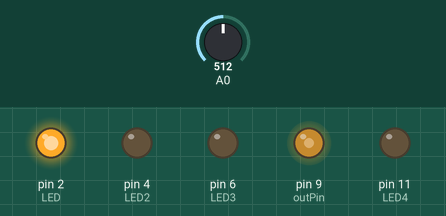
A sketch run on a simulated Arduino Uno, built with avr-gcc and run on an emulated ATmega328P. Parts: output pins drawn as LEDs (lit = HIGH). Inputs (shaded band) come from the test bench; at power-on: A0 = 512. What the sketch prints to the serial monitor is not drawn.

Above: at 1.2 s.
1.3 s: A0 set to 282
2.8 s: A0 set to 263
At 3.3 s:
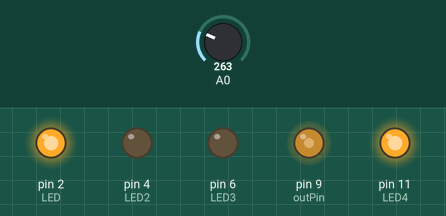
4.3 s: A0 set to 237
5.8 s: A0 set to 206
At 6.8 s:
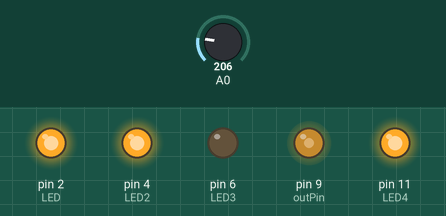
7.3 s: A0 set to 104
8.8 s: A0 set to 91
At 10.2 s:
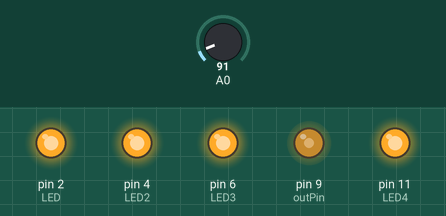
Timing chart, 0 to 11.3 s (numbered marks = the images above; inputs shaded):
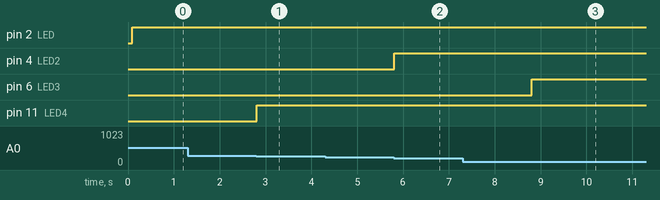

Measured:
- the behaviour switches between 275 and 274 on A0 (found by bisection; images 0 and 1)
- the behaviour switches between 225 and 224 on A0 (found by bisection; images 1 and 2)
- the behaviour switches between 100 and 99 on A0 (found by bisection; images 2 and 3)
- after the input at 2.8 s, pin 11 (LED4): LOW → HIGH at once
- after the input at 5.8 s, pin 4 (LED2): LOW → HIGH at once
- after the input at 8.8 s, pin 6 (LED3): LOW → HIGH at once

The sketch:

PWM_Freq4.ino
```cpp
//****************************************************************************************
// PWM Square Wave Generator
// VLO 2013-2014
//****************************************************************************************
  int test = 0; //Ici, on initialise la condition test que l'on va utiliser pour allumer la LED au cours du premier test.
  int test2 = 0; //Ici, c'est le second test (2 doigts).
  int test3 = 0; //Le troisième test (main complète).
  int test4 = 0;


const int outPin = 9; // output pin
const float maxFreq = 16000000; //max freq supported by Arduino (16MHz)
const int LED=2; //On définit la broche sur laquelle est branchée la première LED (ici la verte).
const int LED2=4; // Ici, c'est la broche utilisée par la seconde LED (jaune).
const int LED3=6; // Ici, c'est la broche utilisée par la dernière LED (rouge).
const int LED4=11;


void setFrequency(float frequency)
{

  if(frequency >=0.24 || frequency <=8000000)
  {

    TCCR1A=0b10000010;        // Set up frequency generator, mode 14 (Fast PWM)
    //WGM11 = 1, COM1A1 = 1
    //Fast PWM: TOP=ICR1, update of OCR1x=BOTTOM, TOV1 Flag Set on TOP


    unsigned int v=0;
    int indscale=0;
    float prescale[] = {1.0,8.0,64.0,256.0,1024.0};
    float period=1/frequency;

    while(v==0)
    {
      float curfreq=maxFreq/prescale[indscale];
      float tickperiod=1/curfreq;
      float nbtick=period/tickperiod;

      if(nbtick>65535)
      {

        indscale=indscale+1;
      }
      else
      {

        v=nbtick;
      }

    }

    int c=prescale[indscale];

     switch (c) {

         case 1: TCCR1B=0b00011001; break;
         case 8: TCCR1B=0b00011010; break;
         case 64: TCCR1B=0b00011011; break;
         case 256: TCCR1B=0b00011100; break;
         case 1024: TCCR1B=0b00011101; break;
         default:  TCCR1B=0b00011000;
     }

    //WGM12 = 1, WGM13 = 1

    //three last bit of TCCR1B:    CS12   CS11   CS10
    // 0: no clock (timer stopped)  0      0      0
    // clk/1: no prescaling         0      0      1
    // clk/8                        0      1      0
    // clk/64                       0      1      1
    // clk/256                      1      0      0
    // clk/1024                     1      0      1


    ICR1=v; //pulse duration = ICR1 value x time per counter tick

    //for 16Mhz (chip frequency)
    //Prescale  Time per counter tick
    //1         0.0625 uS
    //8         0.5 uS
    //64  4 uS
    //256 16 uS
    //1024  64uS

    OCR1A=v/2; //Output Compare Register //low state

  }


}


void setup()
{

  Serial.begin(115200); //for sending A0 pin values

  pinMode(outPin,OUTPUT);        //Signal generator pin

  pinMode(LED,OUTPUT); //On définie la LED comme étant une sortie.
  pinMode(LED2,OUTPUT); //Il est est de même pour la LED2.
  pinMode(LED3,OUTPUT); //Tout comme la LED3.
  pinMode(LED4,OUTPUT);

  setFrequency(200000); //generate a square wave (in this case at 1000Hz)

  digitalWrite(LED,LOW); //Ici, étant donné que la LED est configuré en sortie,
  digitalWrite(LED2,LOW); //On utilise cette fonction pour dire si la LED est à un état
  digitalWrite(LED3,LOW); //Haut ou bas. Ici, c'est l'état bas, la LED est éteinte.
  digitalWrite(LED4,LOW);


  //for test
  //Serial.println();
  //Serial.println(ICR1);
  //Serial.println(TCCR1B);


}

void loop()
{

  int val = analogRead(0);
  Serial.write( 0xff );
  Serial.write( (val >> 8) & 0xff );
  Serial.write( val & 0xff );

  Serial.println(""); //La Fct Serial.println affiche les données sur le port série
  Serial.println(val); //Ici, cela permet d'envoyer une valeur sous forme d'octet simple
  Serial.println(test); //Affiche test en tant que nbr decimal sous la forme d'une chaîne de caractère ASCII suivi d'un retour de chariot et d'un saut de ligne.
  Serial.println(test2); //C'est la même chose pour test2
  Serial.println(test3); //Tout comme test3.
  Serial.println(test4);


if (val<1600)
 {
   test=test+1;
 }

 else
 {
   digitalWrite(LED,LOW);
   test=0;
 }

 if (val<1600 && test>50)
 {
   digitalWrite(LED,HIGH);
 }

 else digitalWrite(LED,LOW);


 if (val<275)
 {
   test4=test4+1;
 }

 else
 {
   digitalWrite(LED4,LOW);
   test4=0;
 }

 if (val<275 && test>50)
 {
   digitalWrite(LED4,HIGH);
 }

 else digitalWrite(LED4,LOW);


if (val<225)
{
  test2=test2+1;
}

else
{
  digitalWrite(LED2,LOW);
  test2=0;
}

if (val<225 && test>50)
{
  digitalWrite(LED2,HIGH);
}

else digitalWrite(LED2,LOW);


if (val<100)
{
  test3=test3+1;
}

else
{
  digitalWrite(LED3,LOW);
  test3=0;
}

if (val<100 && test>50)
{
  digitalWrite(LED3,HIGH);
}

else digitalWrite(LED3,LOW);


}

//set frequency (Hz)
//min frequency: 0.24 Hz
//max frequency: 8MHz
```
